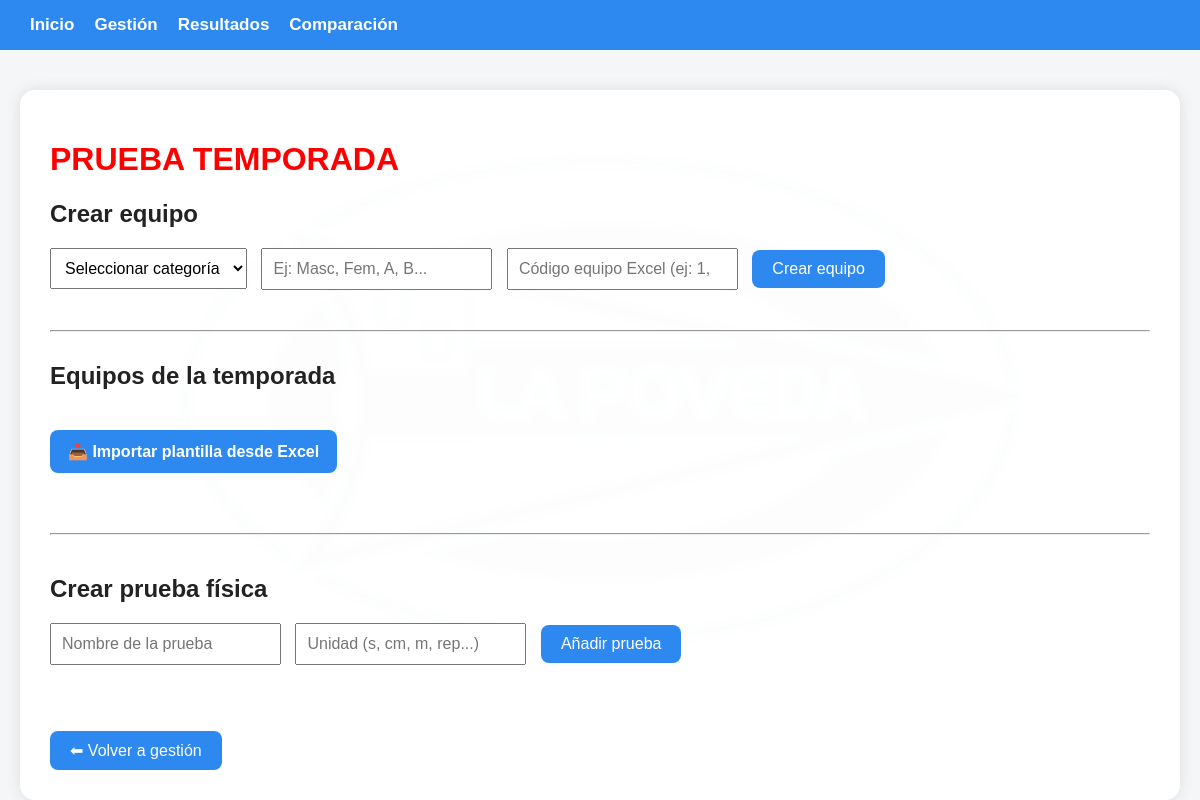
The app's page /temporada/6, older data.
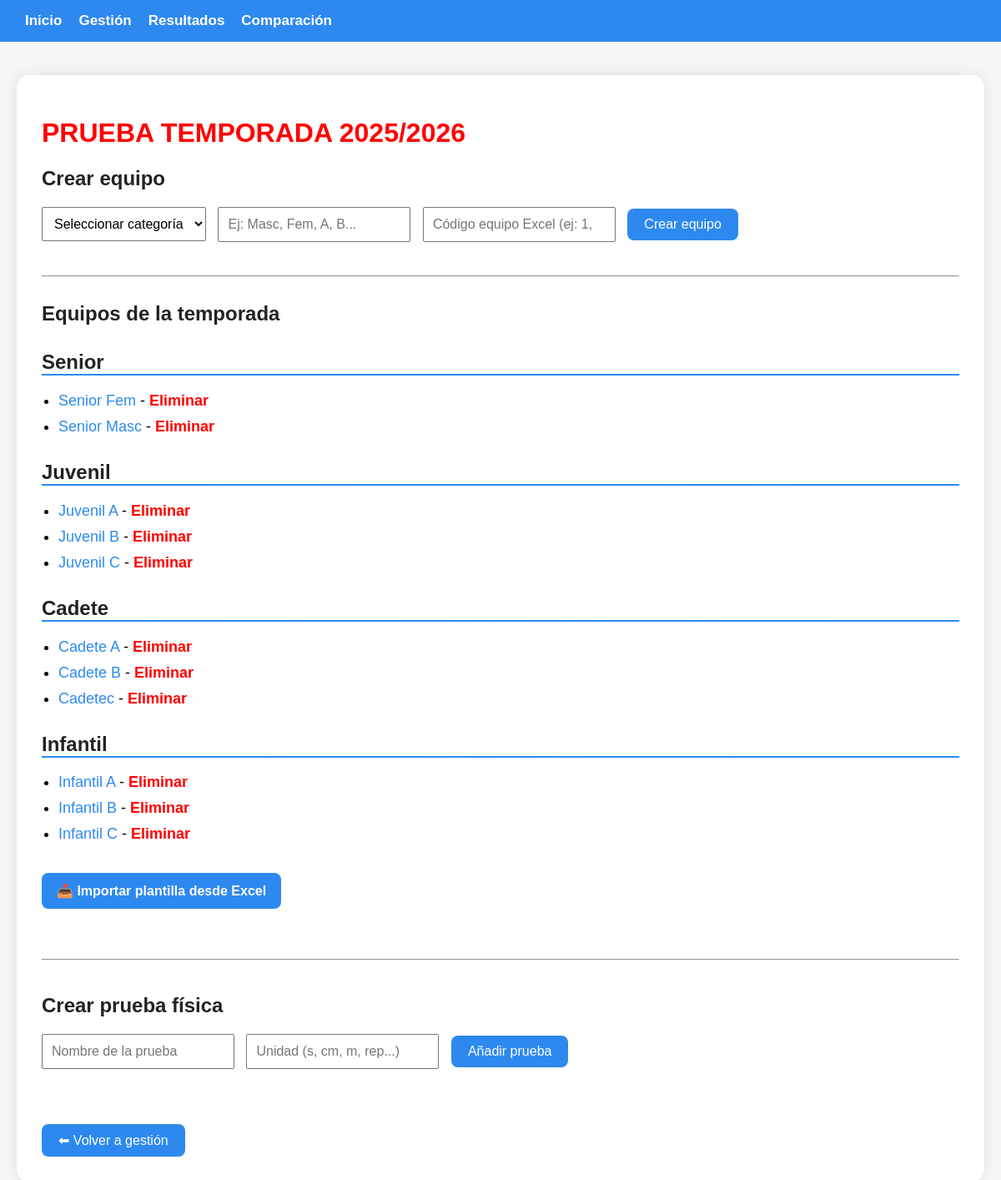
The same page, newer data.
### tables this page shows
CREATE TABLE temporadas (
        id INTEGER PRIMARY KEY AUTOINCREMENT,
        nombre TEXT UNIQUE
    );

CREATE TABLE equipos (
        id INTEGER PRIMARY KEY AUTOINCREMENT,
        nombre TEXT NOT NULL,
        codigo_equipo INTEGER,
        temporada_id INTEGER NOT NULL,
        FOREIGN KEY (temporada_id) REFERENCES temporadas(id)
    );

### webapp/app.py (the view, shortened to what this page needs)
@app.route("/temporada/<int:temporada_id>", methods=["GET", "POST"])
def ver_temporada(temporada_id):
    temporada = obtener_temporada_por_id(temporada_id)
    equipos = obtener_equipos_por_temporada(temporada_id)
    pruebas = obtener_pruebas_por_temporada(temporada_id)
    return render_template(
        "temporada.html",
        temporada=temporada,
        equipos=equipos,
        pruebas=pruebas
    )

### webapp/db.py (called while the page is built)
def conectar():
    return sqlite3.connect(DB_PATH)

def obtener_temporada_por_id(temporada_id):
    conn = conectar()
    cursor = conn.cursor()
    cursor.execute("SELECT id, nombre FROM temporadas WHERE id = ?", (temporada_id,))
    dato = cursor.fetchone()
    conn.close()
    return dato

def obtener_pruebas_por_temporada(temporada_id):
    conn = conectar()
    cursor = conn.cursor()
    cursor.execute("""
        SELECT id, nombre, unidad
        FROM tipos_prueba
        WHERE temporada_id = ?
        ORDER BY nombre
    """, (temporada_id,))
    datos = cursor.fetchall()
    conn.close()
    return datos

### webapp/templates/temporada.html (shortened to what this page needs)
{% extends "base.html" %}
{% block content %}
    <h1 style="color:red;">PRUEBA TEMPORADA {{ temporada[1] }}</h1>
    <h2>Crear equipo</h2>
    <form method="POST">
        <select name="categoria" required>
            <option value="">Seleccionar categoría</option>
        </select>
        <input type="text" name="grupo" placeholder="Ej: Masc, Fem, A, B..." required>
        <input type="number" name="codigo_equipo" placeholder="Código equipo Excel (ej: 1, 2, 3...)">
        <button type="submit">Crear equipo</button>
    </form>
    <hr style="margin:30px 0;">
    <h2>Equipos de la temporada</h2>
    {% for categoria, lista in equipos.items() %}
        {% if lista %}
            <h2 style="margin-top:30px; border-bottom:2px solid #2d89ef;">
                {{ categoria }}
            </h2>
            <ul>
                {% for equipo in lista %}
                    <li>
                        <a href="/equipo/{{ equipo[0] }}">{{ equipo[1] }}</a>
                        -
                        <a href="/eliminar_equipo/{{ equipo[0] }}"
                           onclick="return confirm('¿Eliminar equipo completo?')"
                           style="color:red; font-weight:bold;">
                           Eliminar
                        </a>
                    </li>
                {% endfor %}
            </ul>
        {% endif %}
    {% endfor %}
    <a href="/importar_jugadores/{{ temporada[0] }}"
       style="display:inline-block; margin:20px 0; padding:12px 18px; background:#2d89ef; color:white; border-radius:8px; text-decoration:none; font-weight:bold;">
        📥 Importar plantilla desde Excel
    </a>
    <hr style="margin:40px 0;">
    <h2>Crear prueba física</h2>
    <form method="POST">
        <input type="text" name="nombre_prueba" placeholder="Nombre de la prueba" required>
        <input type="text" name="unidad" placeholder="Unidad (s, cm, m, rep...)" required>
        <button type="submit">Añadir prueba</button>
    </form>
    <br><br>
    <a class="volver btn" href="/gestion">⬅ Volver a gestión</a>
{% endblock %}

### webapp/templates/base.html (shortened to what this page needs)
<!DOCTYPE html>
<html lang="es">
<head>
</head>
<body>
    <div class="navbar">
        <a href="/">Inicio</a>
        <a href="/gestion">Gestión</a>
        <a href="/resultados">Resultados</a>
        <a href="/comparacion">Comparación</a>
    </div>
    <div class="container">
        {% block content %}{% endblock %}
    </div>
</body>
</html>

### webapp/templates/base.html (style rules this page uses)
body { font-family: Arial, sans-serif; background-color: #f4f6f8; margin: 0; padding: 0; position: relative; min-height: 100vh; overflow-x: hidden; }
body::before { content: ""; position: fixed; top: 50%; left: 50%; width: 70%; height: 70%; transform: translate(-50%, -50%); background: url("/static/escudo.jpg") no-repeat center center; background-size: contain; opacity: 0.08; z-index: -1; pointer-events: none; filter: blur(2px); }
.navbar { background-color: #2d89ef; padding: 15px 30px; display: flex; gap: 20px; }
.navbar a { color: white; text-decoration: none; font-weight: bold; font-size: 17px; }
.container { max-width: 1100px; margin: 40px auto; background: rgba(255, 255, 255, 0.92); padding: 30px; border-radius: 15px; box-shadow: 0 0 15px rgba(0,0,0,0.1); position: relative; z-index: 1; }
h1, h2 { color: #222; }
input[type="text"], input[type="date"], input[type="number"], select { padding: 10px; font-size: 16px; margin-right: 10px; margin-bottom: 10px; }
button, .btn { display: inline-block; padding: 10px 20px; font-size: 16px; background-color: #2d89ef; color: white; border: none; border-radius: 8px; cursor: pointer; text-decoration: none; }
a { text-decoration: none; color: #2d89ef; }
ul { padding-left: 20px; }
li { margin-bottom: 10px; font-size: 18px; }
.volver { margin-top: 20px; display: inline-block; }

Row changes from the older to the newer data that the page shows:
added temporadas: nombre "2025/2026"
added equipos: nombre "Senior Fem", shown under "Senior"
added equipos: nombre "Senior Masc", shown under "Senior"
added equipos: nombre "Juvenil A", shown under "Juvenil"
added equipos: nombre "Juvenil B", shown under "Juvenil"
added equipos: nombre "Juvenil C", shown under "Juvenil"
added equipos: nombre "Cadete A", shown under "Cadete"
added equipos: nombre "Cadete B", shown under "Cadete"
added equipos: nombre "Cadetec", shown under "Cadete"
added equipos: nombre "Infantil A", shown under "Infantil"
added equipos: nombre "Infantil B", shown under "Infantil"
added equipos: nombre "Infantil C", shown under "Infantil"
Text that changed along with them:
new list line: "Senior"
new list line: "Juvenil"
new list line: "Cadete"
new list line: "Infantil"
